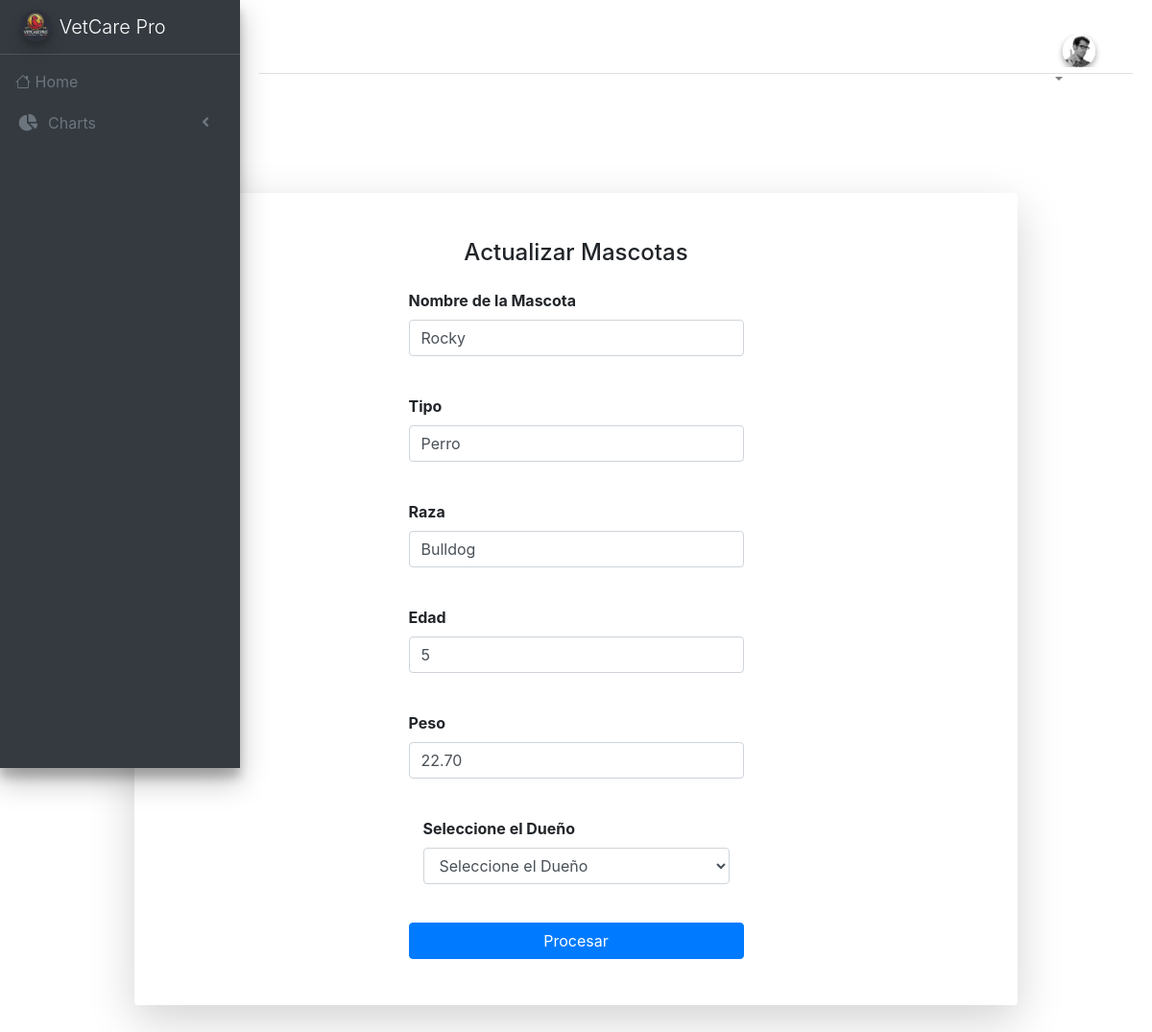
Screenshot of /View/Mascotas/actualizarMascotas.php?id=3 with the database file from the repository.
### tables this page shows
CREATE TABLE tMascotas (
    Id bigint(11) NOT NULL AUTO_INCREMENT PRIMARY KEY,
    NombreMascotas VARCHAR(100) NOT NULL,
    Tipo VARCHAR(50) NOT NULL,
    Raza VARCHAR(50),
    Edad INT,
    Peso DECIMAL(5, 2),
    Fecha_Registro DATE NOT NULL,
    tDueno_Id bigint(11),
    Activo bit(1) NOT NULL
);

### Model/MascotasModel.php (called while the page is built, shortened)
<?php
    function ConsultarMascotasPorId($Id)
    {
        try {
            $enlace = AbrirBD();
            $sentencia = "CALL sp_GET_consultarMascotasPorId('$Id')";
            $resultado = $enlace->query($sentencia);
            $actualizarmascota = null;
            if ($resultado && $resultado->num_rows > 0) {
                $actualizarmascota = mysqli_fetch_assoc($resultado);
            }
            return $actualizarmascota;
        } catch (Exception $ex) {
            return null;
        }
    }
?>

### Controller/MascotasController.php (called while the page is built, shortened)
<?php
    include_once $_SERVER['DOCUMENT_ROOT'] . '/SC-502_Vetcare_Pro/Model/MascotasModel.php';
    if (isset($_GET['id'])) {
        $Id = $_GET['id'];
        $actualizarmascota = ConsultarMascotasPorId($Id);
    }
?>

### View/Mascotas/actualizarMascotas.php (the view, shortened to what this page needs)
<?php
    include_once '../../Controller/MascotasController.php';
    $rolUsuario = $_SESSION['Rol'];
    switch ($rolUsuario) {
        default:
            include('../../View/_Layout_Cliente.php');
    }
?>
<div class="container">
    <div class="row justify-content-center" style="margin-top:5%">
        <div class="col-xl-10 col-lg-12 col-md-9">
            <div class="card o-hidden border-0 shadow-lg my-5">
                <div class="card-body p-0">
                    <div class="row">
                        <div class="col-lg-3 d-none d-lg-block"></div>
                        <div class="col-lg-6">
                            <div class="p-5">
                                <div class="text-center">
                                    <h3 class="h4 text-gray-900 mb-4">Actualizar Mascotas</h3>
                                </div>
                                <?php
                                    if (isset($actualizarmascota) && $actualizarmascota):
                                ?>
                                    <form method="post" action="registrarMascotas.php">
                                    <div class="form-group">
                                    <label for="NombreMascota">Nombre de la Mascota</label>
                                        <input type="text" name="NombreMascota" class="form-control form-control-user" placeholder="Nombre de la Mascota"
                                        value="<?php echo htmlspecialchars($actualizarmascota['NombreMascotas']); ?>" required>
                                    </div><br>
                                    <div class="form-group">
                                    <label for="NombreMascota">Tipo</label>
                                        <input type="text" name="Tipo" class="form-control form-control-user" placeholder="Tipo"
                                        value="<?php echo htmlspecialchars($actualizarmascota['Tipo']); ?>" required>
                                    </div><br>
                                    <div class="form-group">
                                    <label for="NombreMascota">Raza</label>
                                        <input type="text" name="Raza" class="form-control form-control-user" placeholder="Raza"
                                        value="<?php echo htmlspecialchars($actualizarmascota['Raza']); ?>" required>
                                    </div><br>
                                    <div class="form-group">
                                    <label for="NombreMascota">Edad</label>
                                        <input type="text" name="Edad" class="form-control form-control-user" placeholder="Edad"
                                        value="<?php echo htmlspecialchars($actualizarmascota['Edad']); ?>" required>
                                    </div><br>
                                    <div class="form-group">
                                    <label for="NombreMascota">Peso</label>
                                        <input type="text" name="Peso" class="form-control form-control-user" placeholder="Peso"
                                        value="<?php echo htmlspecialchars($actualizarmascota['Peso']); ?>" required>
                                    </div><br>
                                    <div class="form-group col-md">
                                        <label class="form-label">Seleccione el Dueño</label>
                                            <select name="NombreDuenos" class="form-control" id="Id" required>
                                                <option value="">Seleccione el Dueño</option>
                                            </select>
                                    </div><br>
                                    <input type="submit" class="btn btn-primary btn-user btn-block"
                                        id="btnActualizarMascota" name="btnActualizarMascota" value="Procesar">
                                </form>
                                <?php else: ?>
                                    <div class="alert alert-danger text-center">No se pudo cargar la información del usuario.</div>
                                <?php endif; ?>
                            </div>
                        </div>
                    </div>
                </div>
            </div>
        </div>
    </div>
</div>

### View/root/css/style4.css (style rules this page uses)
body { background: url('../root/img/backgrounds/Fondo2.jpg') no-repeat center center fixed; background-size: 100% auto; }

### View/_Layout_Cliente.php (style rules this page uses)
body { background: url('../root/img/backgrounds/Fondo2.jpg') no-repeat center center fixed; background-size: 100%; height: 100vh; margin: 0; padding: 0; overflow: hidden; }

### rows the page displays
tmascotas: NombreMascota "Rocky", Tipo "Perro", Raza "Bulldog", Edad "5", Peso "22.70"
